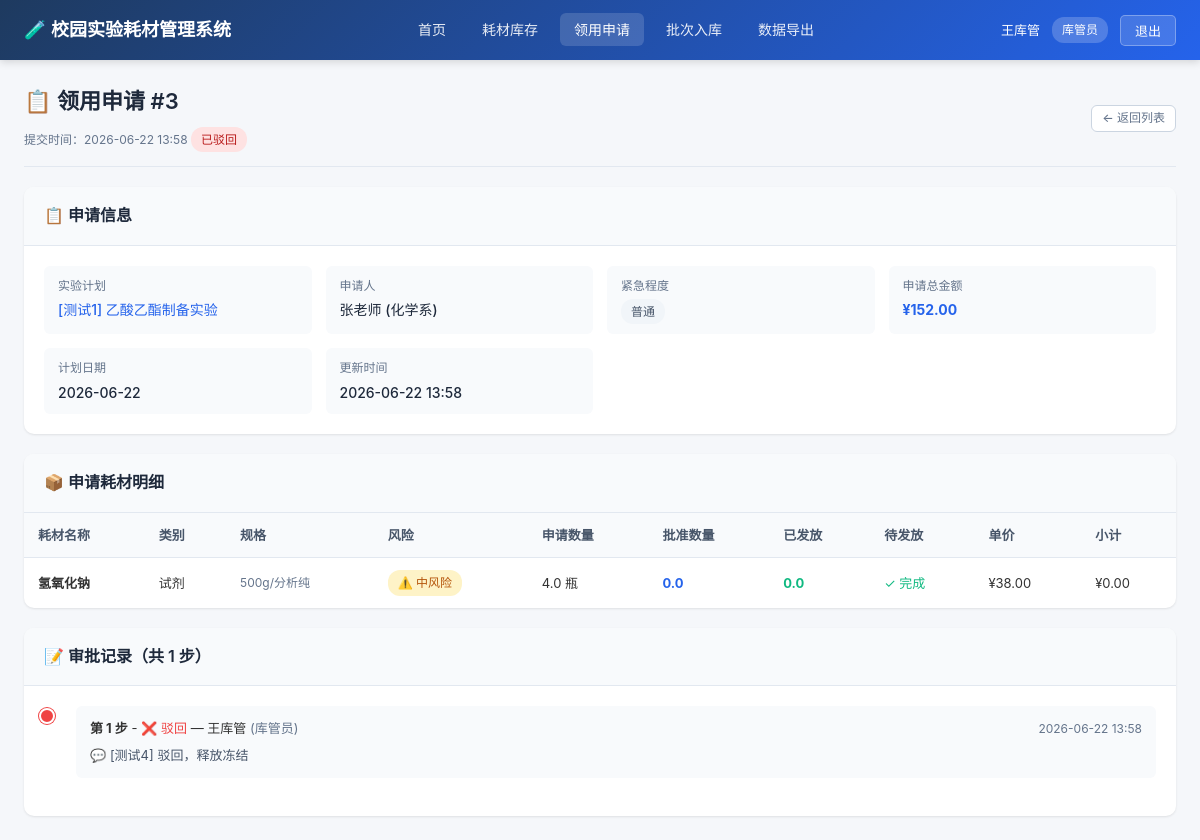
The app's page /requests/3 (signed in), older data.
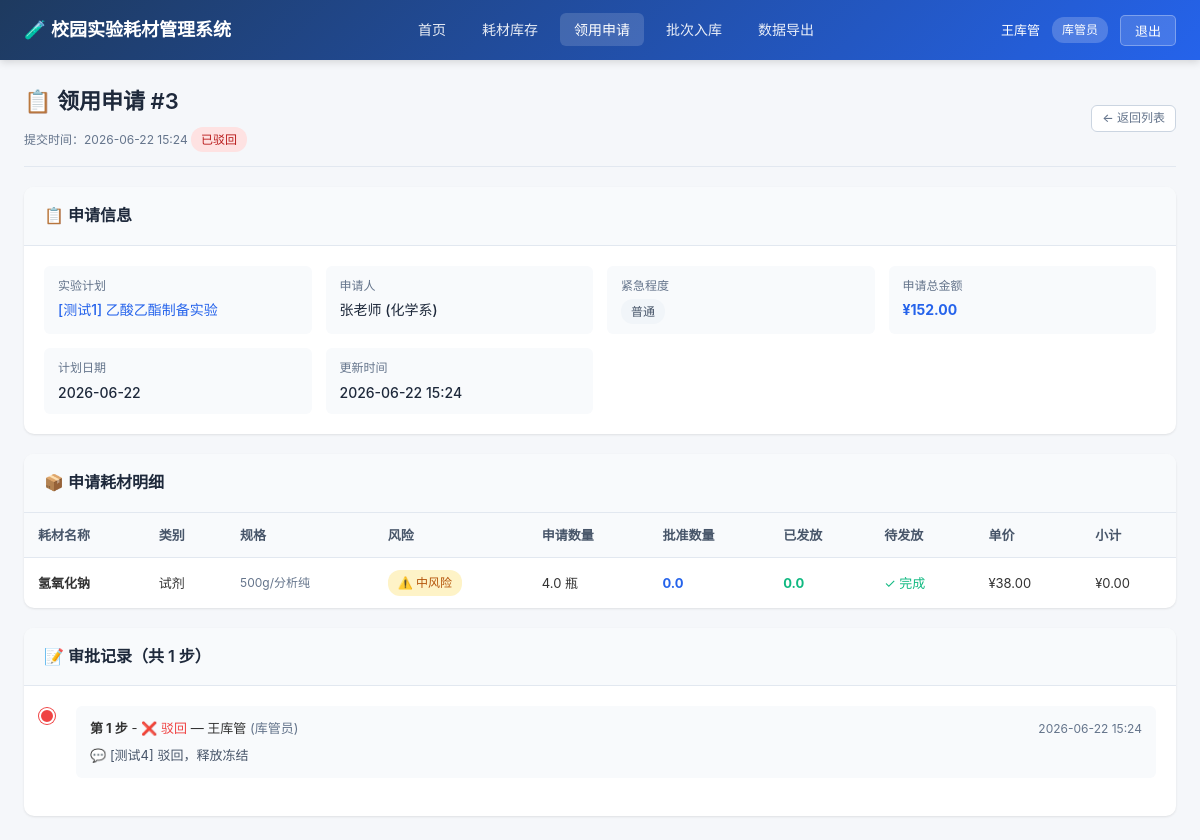
The same page, newer data.
### models.py (models this page shows)
class SupplyRequest(Base):
    __tablename__ = "supply_requests"
    id = Column(Integer, primary_key=True, index=True)
    plan_id = Column(Integer, ForeignKey("experiment_plans.id"), nullable=False)
    applicant_id = Column(Integer, ForeignKey("users.id"), nullable=False)
    status = Column(String(20), nullable=False, default="pending")
    urgency = Column(String(20), default="normal")  # normal, urgent, emergency
    total_amount = Column(Float, default=0.0)
    remark = Column(Text, default="")
    created_at = Column(DateTime, default=datetime.now)
    updated_at = Column(DateTime, default=datetime.now, onupdate=datetime.now)
    plan = relationship("ExperimentPlan", back_populates="requests")
    applicant = relationship("User", back_populates="submitted_requests")
    items = relationship("RequestItem", back_populates="request", cascade="all, delete-orphan")
    approvals = relationship("ApprovalRecord", back_populates="request", cascade="all, delete-orphan")
    issuances = relationship("SupplyIssuance", back_populates="request", cascade="all, delete-orphan")

class ApprovalRecord(Base):
    __tablename__ = "approval_records"
    id = Column(Integer, primary_key=True, index=True)
    request_id = Column(Integer, ForeignKey("supply_requests.id"), nullable=False)
    approver_id = Column(Integer, ForeignKey("users.id"), nullable=False)
    step = Column(Integer, nullable=False, default=1)
    decision = Column(String(20), nullable=False)  # approve, partial, reject
    comment = Column(Text, default="")
    created_at = Column(DateTime, default=datetime.now)
    request = relationship("SupplyRequest", back_populates="approvals")
    approver = relationship("User", back_populates="approvals")

class User(Base):
    __tablename__ = "users"
    id = Column(Integer, primary_key=True, index=True)
    username = Column(String(50), unique=True, index=True, nullable=False)
    password = Column(String(100), nullable=False)
    full_name = Column(String(100), nullable=False)
    role = Column(String(20), nullable=False)  # teacher, keeper, director
    department = Column(String(100), default="")
    created_at = Column(DateTime, default=datetime.now)
    created_plans = relationship("ExperimentPlan", back_populates="creator")
    submitted_requests = relationship("SupplyRequest", back_populates="applicant")
    approvals = relationship("ApprovalRecord", back_populates="approver")

### main.py (the view)
@app.get("/requests/{request_id}", response_class=HTMLResponse)
async def request_detail(
    request: Request,
    request_id: int,
    current_user: models.User = Depends(get_current_user),
    db: Session = Depends(get_db)
):
    req = db.query(models.SupplyRequest).filter(models.SupplyRequest.id == request_id).first()
    if not req:
        raise HTTPException(status_code=404, detail="申请不存在")
    can_approve = inv.can_approve(current_user, req)
    can_issue = current_user.role == "keeper" and req.status in ("approved", "partially_approved")
    item_issuances = {}
    for item in req.items:
        item_issuances[item.id] = db.query(models.SupplyIssuance).filter(
            models.SupplyIssuance.item_id == item.id
        ).all()
    item_batches = {}
    for item in req.items:
        valid_batches = []
        for b in item.supply.batches:
            if not inv.is_batch_expired(b) and b.available_quantity > 0:
                valid_batches.append(b)
        valid_batches.sort(key=lambda x: x.expiry_date)
        item_batches[item.id] = valid_batches
    return templates.TemplateResponse("requests/detail.html", {
        "request": request,
        "current_user": current_user,
        "req": req,
        "can_approve": can_approve,
        "can_issue": can_issue,
        "STATUS_MAP": STATUS_MAP,
        "URGENCY_MAP": URGENCY_MAP,
        "ROLE_MAP": ROLE_MAP,
        "item_issuances": item_issuances,
        "item_batches": item_batches,
        "is_batch_expired": inv.is_batch_expired,
        "today": date.today()
    })

### templates/requests/detail.html (shortened to what the changed rows need)
{% extends "base.html" %}
{% block content %}
<div class="page-header">
    <div>
        <div class="page-title">📋 领用申请 #{{ req.id }}</div>
        <div class="text-muted text-sm mt-1">
            提交时间：{{ req.created_at.strftime('%Y-%m-%d %H:%M') }}
            {% set cls = 'badge-pending' if req.status == 'pending' else ('badge-approved' if req.status == 'approved' else ('badge-partial' if req.status == 'partially_approved' else ('badge-rejected' if req.status == 'rejected' else 'badge-completed'))) %}
            <span class="badge {{ cls }} ml-2">{{ STATUS_MAP.get(req.status, req.status) }}</span>
        </div>
    </div>
</div>
<div class="card">
    <div class="card-body">
        <div class="detail-grid">
            <div class="detail-item">
                <div class="detail-label">申请总金额</div>
                <div class="detail-value" style="color:#2563eb; font-weight:700;">¥{{ "%.2f"|format(req.total_amount) }}</div>
            </div>
            <div class="detail-item">
                <div class="detail-label">更新时间</div>
                <div class="detail-value">{{ req.updated_at.strftime('%Y-%m-%d %H:%M') if req.updated_at else '-' }}</div>
            </div>
        </div>
    </div>
</div>
<div class="card">
    <div class="table-responsive">
        <table>
            <thead>
                <tr>
                    <th>耗材名称</th>
                    <th>类别</th>
                    <th>规格</th>
                    <th>风险</th>
                    <th>申请数量</th>
                    <th>批准数量</th>
                    <th>已发放</th>
                    <th>待发放</th>
                    <th>单价</th>
                    <th>小计</th>
                </tr>
            </thead>
        </table>
    </div>
</div>
{% if req.approvals %}
<div class="card">
    <div class="card-body">
        <ul class="timeline">
            {% for a in req.approvals %}
            <li class="{{ a.decision }}">
                <div class="timeline-content">
                    <div class="timeline-header">
                        <span>
                            <strong>第 {{ a.step }} 步</strong> -
                            {% if a.decision == 'approve' %}<span class="text-success">✅ 全部批准</span>
                            {% elif a.decision == 'partial' %}<span class="text-warning">⚡ 部分批准</span>
                            {% elif a.decision == 'reject' %}<span class="text-danger">❌ 驳回</span>
                            {% endif %}
                            — {{ a.approver.full_name }}
                            <span class="text-muted">({{ ROLE_MAP.get(a.approver.role) }})</span>
                        </span>
                        <span class="text-muted text-sm">{{ a.created_at.strftime('%Y-%m-%d %H:%M') }}</span>
                    </div>
                    {% if a.comment %}
                    <div class="timeline-comment">💬 {{ a.comment }}</div>
                    {% endif %}
                </div>
            </li>
            {% endfor %}
        </ul>
    </div>
</div>
{% endif %}
{% endblock %}

Row changes from the older to the newer data that the page shows:
changed SupplyRequest "已驳回": created_at "2026-06-22 13:58" → "2026-06-22 15:24"; updated_at "2026-06-22 13:58" → "2026-06-22 15:24"
changed ApprovalRecord "[测试4] 驳回，释放冻结": created_at "2026-06-22 13:58" → "2026-06-22 15:24"
